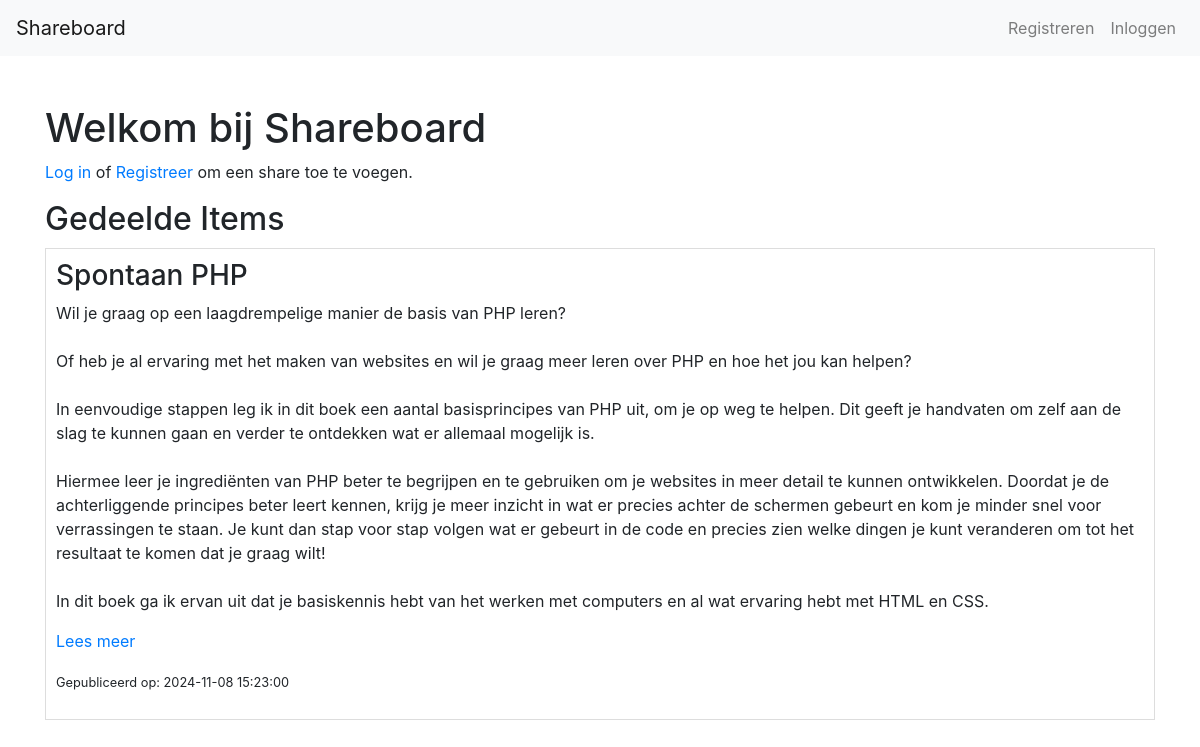
The page / on the database its author committed.
### tables this page shows
CREATE TABLE shares (
                                      id INTEGER PRIMARY KEY AUTOINCREMENT,
                                      title TEXT NOT NULL,
                                      body TEXT NOT NULL,
                                      link TEXT,
                                      created_at TIMESTAMP DEFAULT CURRENT_TIMESTAMP,
                                      user_id INTEGER,
                                      FOREIGN KEY (user_id) REFERENCES users(id)
);

### includes/helpers.php (called while the page is built)
<?php
function isLoggedIn() {
    return isset($_SESSION['user_id']);
}

### includes/class-autoload.inc.php (called while the page is built, shortened)
<?php
spl_autoload_register(function ($className) {
    $paths = [__DIR__ . '/../classes/', __DIR__ . '/../controllers/', __DIR__ . '/../models/'];
    $extension = '.class.php';
    foreach ($paths as $path) {
        $fullPath = $path . $className . $extension;
        if (file_exists($fullPath)) {
            return;
        }
    }
});

### classes/Dbh.class.php (called while the page is built)
<?php
class Dbh {
    private $dbPath;
    public function __construct() {
        $this->dbPath = __DIR__ . '/../db/database.db';
    }
    protected function connect() {
        try {
            $dsn = 'sqlite:' . $this->dbPath;
            $pdo = new PDO($dsn);
            $pdo->setAttribute(PDO::ATTR_ERRMODE, PDO::ERRMODE_EXCEPTION);
            $pdo->setAttribute(PDO::ATTR_DEFAULT_FETCH_MODE, PDO::FETCH_ASSOC);
            return $pdo;
        } catch (PDOException $e) {
            error_log("Database connection error: " . $e->getMessage());
            throw new Exception("Er is een fout opgetreden bij de verbinding met de database.");
        }
    }
}

### classes/ShareModel.class.php (called while the page is built, shortened)
<?php
class ShareModel extends Dbh
{
    public function getAllShares(): array
    {
        $sql = "SELECT * FROM shares ORDER BY created_at DESC";
        $stmt = $this->connect()->query($sql);
        return $stmt->fetchAll(PDO::FETCH_ASSOC);
    }
}

### views/home.php (the view, shortened to what this page needs)
<?php
$shareModel = new ShareModel();
$shares = $shareModel->getAllShares();
?>
<!DOCTYPE html>
<html lang="nl">
<head>
</head>
<body>
<h1>Welkom bij Shareboard</h1>
<?php if (isLoggedIn()): ?>
    <p><a href="index.php?page=addShare">Voeg een nieuwe share toe</a></p>
<?php else: ?>
    <p><a href="index.php?page=login">Log in</a> of <a href="index.php?page=register">Registreer</a> om een share toe te voegen.</p>
<?php endif; ?>
<h2>Gedeelde Items</h2>
<?php if (empty($shares)): ?>
    <p>Er zijn nog geen shares toegevoegd.</p>
<?php else: ?>
    <?php foreach ($shares as $share): ?>
        <div style="border: 1px solid #ddd; padding: 10px; margin: 10px 0;">
            <h3><?php echo htmlspecialchars($share['title']); ?></h3>
            <p><?php echo nl2br(htmlspecialchars($share['body'])); ?></p>
            <?php if (!empty($share['link'])): ?>
                <p><a href="<?php echo htmlspecialchars($share['link']); ?>" target="_blank">Lees meer</a></p>
            <?php endif; ?>
            <p><small>Gepubliceerd op: <?php echo htmlspecialchars($share['created_at']); ?></small></p>
        </div>
    <?php endforeach; ?>
<?php endif; ?>
</body>
</html>

### rows shown on the page
shares: title "Spontaan PHP", body "Wil je graag op een laagdrempelige manier de basis van PHP leren? Of heb je al ervaring met het maken van websites en wil je graag meer leren over PHP en hoe het jou kan helpen? In eenvoudige stappen leg ik in dit boek een aantal basisprincipes van PHP uit, om je op weg te helpen. Dit geeft je handvaten om zelf aan de slag te kunnen gaan en verder te ontdekken wat er allemaal mogelijk is. Hiermee leer je ingrediënten van PHP beter te begrijpen en te gebruiken om je websites in meer detail te kunnen ontwikkelen. Doordat je de achterliggende principes beter leert kennen, krijg je meer inzicht in wat er precies achter de schermen gebeurt en kom je minder snel voor verrassingen te staan. Je…", created_at "2024-11-08 15:23:00"
